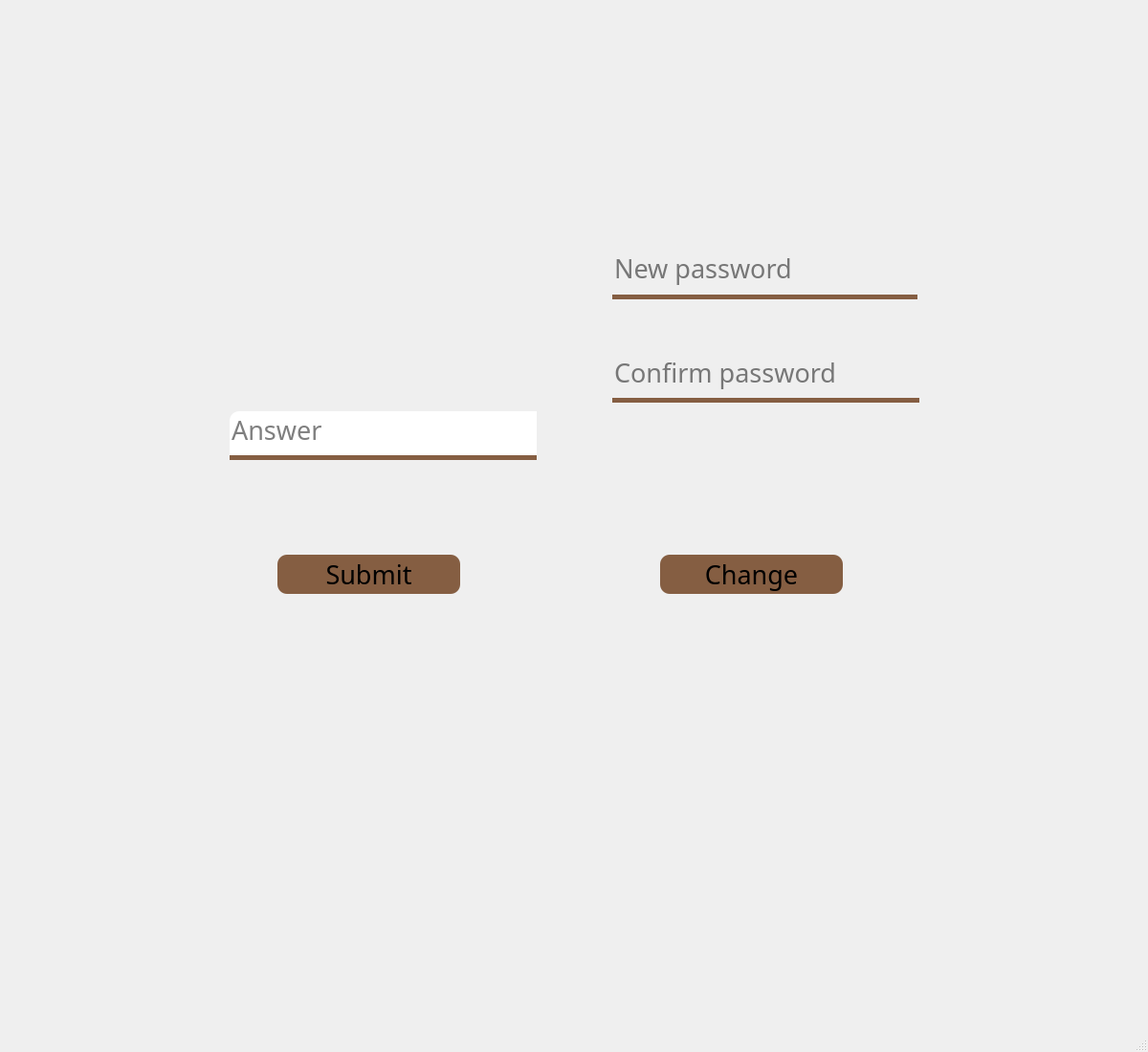
<?xml version="1.0" encoding="UTF-8"?>
<ui version="4.0">
 <class>MainWindow</class>
 <widget class="QMainWindow" name="MainWindow">
  <property name="geometry">
   <rect>
    <x>0</x>
    <y>0</y>
    <width>1200</width>
    <height>1100</height>
   </rect>
  </property>
  <property name="windowTitle">
   <string>MainWindow</string>
  </property>
  <widget class="QWidget" name="centralwidget">
   <widget class="QWidget" name="widget" native="true">
    <property name="geometry">
     <rect>
      <x>0</x>
      <y>0</y>
      <width>1190</width>
      <height>1080</height>
     </rect>
    </property>
    <property name="font">
     <font>
      <family>Script MT Bold</family>
      <pointsize>12</pointsize>
     </font>
    </property>
    <property name="styleSheet">
     <string notr="true">background-image: url(:/icon/icons/background.jpg);</string>
    </property>
    <widget class="QWidget" name="widget_2" native="true">
     <property name="geometry">
      <rect>
       <x>190</x>
       <y>110</y>
       <width>871</width>
       <height>591</height>
      </rect>
     </property>
     <property name="font">
      <font>
       <family>Script MT Bold</family>
       <pointsize>12</pointsize>
      </font>
     </property>
     <property name="styleSheet">
      <string notr="true">background-image: url(:/icon/icons/frgt.png);
background-repeat: no-repeat</string>
     </property>
     <widget class="QWidget" name="verticalLayoutWidget">
      <property name="geometry">
       <rect>
        <x>50</x>
        <y>40</y>
        <width>321</width>
        <height>101</height>
       </rect>
      </property>
      <layout class="QVBoxLayout" name="welcome"/>
     </widget>
     <widget class="QWidget" name="verticalLayoutWidget_2">
      <property name="geometry">
       <rect>
        <x>50</x>
        <y>160</y>
        <width>321</width>
        <height>101</height>
       </rect>
      </property>
      <layout class="QVBoxLayout" name="qst"/>
     </widget>
     <widget class="QLineEdit" name="rep">
      <property name="geometry">
       <rect>
        <x>50</x>
        <y>320</y>
        <width>321</width>
        <height>51</height>
       </rect>
      </property>
      <property name="font">
       <font>
        <family>Script MT Bold</family>
        <pointsize>20</pointsize>
       </font>
      </property>
      <property name="styleSheet">
       <string notr="true">background : rgba(128, 128, 128,.5);
border: none;
border-top-left-radius: 10%;
border-bottom: 5px solid rgb(133,94,66);
padding-bottom : 7px
</string>
      </property>
      <property name="placeholderText">
       <string>Answer</string>
      </property>
     </widget>
     <widget class="QPushButton" name="submit">
      <property name="geometry">
       <rect>
        <x>100</x>
        <y>470</y>
        <width>191</width>
        <height>41</height>
       </rect>
      </property>
      <property name="font">
       <font>
        <family>Script MT Bold</family>
        <pointsize>20</pointsize>
       </font>
      </property>
      <property name="styleSheet">
       <string notr="true">QPushButton#submit {
background: rgb(133, 94, 66);
border-radius: 10%;}
QPushButton#submit:hover{
background:rgb(1, 50, 32);
border-radius:10%;
}
</string>
      </property>
      <property name="text">
       <string>Submit</string>
      </property>
     </widget>
     <widget class="QWidget" name="chp" native="true">
      <property name="geometry">
       <rect>
        <x>440</x>
        <y>40</y>
        <width>351</width>
        <height>521</height>
       </rect>
      </property>
      <property name="styleSheet">
       <string notr="true">background: rgb(0,0,0,0)</string>
      </property>
      <widget class="QLineEdit" name="newp">
       <property name="geometry">
        <rect>
         <x>10</x>
         <y>110</y>
         <width>319</width>
         <height>53</height>
        </rect>
       </property>
       <property name="font">
        <font>
         <family>Script MT Bold</family>
         <pointsize>20</pointsize>
        </font>
       </property>
       <property name="styleSheet">
        <string notr="true">background : rgba(128, 128, 128,.5);
border: none;
border-top-left-radius: 10%;
border-bottom: 5px solid rgb(133,94,66);
padding-bottom : 7px
</string>
       </property>
       <property name="placeholderText">
        <string>New password</string>
       </property>
      </widget>
      <widget class="QLineEdit" name="confirm">
       <property name="geometry">
        <rect>
         <x>10</x>
         <y>220</y>
         <width>321</width>
         <height>51</height>
        </rect>
       </property>
       <property name="font">
        <font>
         <family>Script MT Bold</family>
         <pointsize>20</pointsize>
        </font>
       </property>
       <property name="styleSheet">
        <string notr="true">background : rgba(128, 128, 128,.5);
border: none;
border-top-left-radius: 10%;
border-bottom: 5px solid rgb(133,94,66);
padding-bottom : 7px
</string>
       </property>
       <property name="placeholderText">
        <string>Confirm password</string>
       </property>
      </widget>
      <widget class="QPushButton" name="changep">
       <property name="geometry">
        <rect>
         <x>60</x>
         <y>430</y>
         <width>191</width>
         <height>41</height>
        </rect>
       </property>
       <property name="font">
        <font>
         <family>Script MT Bold</family>
         <pointsize>20</pointsize>
        </font>
       </property>
       <property name="styleSheet">
        <string notr="true">QPushButton#changep {
background: rgb(133, 94, 66);
border-radius: 10%;}
QPushButton#changep:hover{
background:rgb(1, 50, 32);
border-radius:10%;
}
</string>
       </property>
       <property name="text">
        <string>Change</string>
       </property>
      </widget>
      <widget class="QWidget" name="verticalLayoutWidget_3">
       <property name="geometry">
        <rect>
         <x>10</x>
         <y>0</y>
         <width>319</width>
         <height>99</height>
        </rect>
       </property>
       <layout class="QVBoxLayout" name="erp"/>
      </widget>
      <widget class="QWidget" name="verticalLayoutWidget_4">
       <property name="geometry">
        <rect>
         <x>10</x>
         <y>310</y>
         <width>321</width>
         <height>51</height>
        </rect>
       </property>
       <layout class="QVBoxLayout" name="erc"/>
      </widget>
     </widget>
    </widget>
   </widget>
  </widget>
  <widget class="QMenuBar" name="menubar">
   <property name="geometry">
    <rect>
     <x>0</x>
     <y>0</y>
     <width>1200</width>
     <height>26</height>
    </rect>
   </property>
  </widget>
  <widget class="QStatusBar" name="statusbar"/>
 </widget>
 <resources>
  <include location="res.qrc"/>
 </resources>
 <connections/>
</ui>
